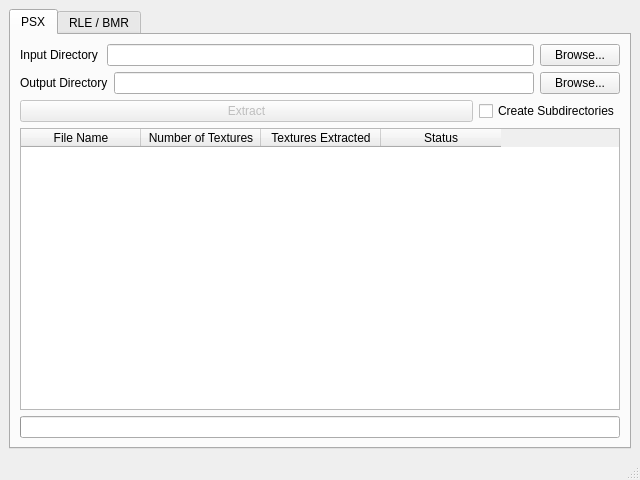
<?xml version="1.0" encoding="UTF-8"?>
<ui version="4.0">
 <class>main_window</class>
 <widget class="QMainWindow" name="main_window">
  <property name="geometry">
   <rect>
    <x>0</x>
    <y>0</y>
    <width>640</width>
    <height>480</height>
   </rect>
  </property>
  <property name="windowTitle">
   <string>Neversoft Image Tool v1.0</string>
  </property>
  <widget class="QWidget" name="main_layout">
   <layout class="QGridLayout" name="grid_layout">
    <item row="0" column="0">
     <widget class="QTabWidget" name="tabs">
      <property name="autoFillBackground">
       <bool>false</bool>
      </property>
      <property name="currentIndex">
       <number>0</number>
      </property>
      <widget class="QWidget" name="psx_panel">
       <attribute name="title">
        <string>PSX</string>
       </attribute>
       <layout class="QGridLayout" name="psx_panel_grid_layout">
        <property name="leftMargin">
         <number>9</number>
        </property>
        <property name="topMargin">
         <number>9</number>
        </property>
        <property name="rightMargin">
         <number>9</number>
        </property>
        <property name="bottomMargin">
         <number>9</number>
        </property>
        <item row="0" column="0">
         <layout class="QVBoxLayout" name="psx_vertical_layout">
          <item>
           <layout class="QHBoxLayout" name="psx_input_row">
            <item>
             <widget class="QLabel" name="psx_input_label">
              <property name="minimumSize">
               <size>
                <width>81</width>
                <height>0</height>
               </size>
              </property>
              <property name="text">
               <string>Input Directory</string>
              </property>
              <property name="buddy">
               <cstring>psx_input_path</cstring>
              </property>
             </widget>
            </item>
            <item>
             <widget class="QLineEdit" name="psx_input_path">
              <property name="enabled">
               <bool>true</bool>
              </property>
              <property name="readOnly">
               <bool>true</bool>
              </property>
             </widget>
            </item>
            <item>
             <widget class="QPushButton" name="psx_input_browse">
              <property name="text">
               <string>Browse...</string>
              </property>
             </widget>
            </item>
           </layout>
          </item>
          <item>
           <layout class="QHBoxLayout" name="psx_output_row">
            <item>
             <widget class="QLabel" name="psx_output_label">
              <property name="minimumSize">
               <size>
                <width>81</width>
                <height>0</height>
               </size>
              </property>
              <property name="text">
               <string>Output Directory</string>
              </property>
              <property name="buddy">
               <cstring>psx_output_path</cstring>
              </property>
             </widget>
            </item>
            <item>
             <widget class="QLineEdit" name="psx_output_path">
              <property name="readOnly">
               <bool>true</bool>
              </property>
             </widget>
            </item>
            <item>
             <widget class="QPushButton" name="psx_output_browse">
              <property name="text">
               <string>Browse...</string>
              </property>
             </widget>
            </item>
           </layout>
          </item>
          <item>
           <layout class="QHBoxLayout" name="psx_extract_row">
            <item>
             <widget class="QPushButton" name="psx_extract_button">
              <property name="enabled">
               <bool>false</bool>
              </property>
              <property name="text">
               <string>Extract</string>
              </property>
              <property name="checkable">
               <bool>false</bool>
              </property>
             </widget>
            </item>
            <item>
             <widget class="QCheckBox" name="psx_toggle_sub_dirs">
              <property name="sizePolicy">
               <sizepolicy hsizetype="Maximum" vsizetype="Fixed">
                <horstretch>0</horstretch>
                <verstretch>0</verstretch>
               </sizepolicy>
              </property>
              <property name="toolTip">
               <string>When selected, a subdirectory will be created for each PSX file.</string>
              </property>
              <property name="toolTipDuration">
               <number>-1</number>
              </property>
              <property name="text">
               <string>Create Subdirectories</string>
              </property>
             </widget>
            </item>
           </layout>
          </item>
          <item>
           <widget class="QTableWidget" name="psx_file_table">
            <property name="alternatingRowColors">
             <bool>true</bool>
            </property>
            <property name="sortingEnabled">
             <bool>true</bool>
            </property>
            <property name="columnCount">
             <number>4</number>
            </property>
            <attribute name="horizontalHeaderVisible">
             <bool>true</bool>
            </attribute>
            <attribute name="horizontalHeaderCascadingSectionResizes">
             <bool>false</bool>
            </attribute>
            <attribute name="horizontalHeaderDefaultSectionSize">
             <number>120</number>
            </attribute>
            <column>
             <property name="text">
              <string>File Name</string>
             </property>
            </column>
            <column>
             <property name="text">
              <string>Number of Textures</string>
             </property>
            </column>
            <column>
             <property name="text">
              <string>Textures Extracted</string>
             </property>
            </column>
            <column>
             <property name="text">
              <string>Status</string>
             </property>
            </column>
           </widget>
          </item>
          <item>
           <widget class="QProgressBar" name="psx_progress_bar">
            <property name="value">
             <number>0</number>
            </property>
            <property name="textVisible">
             <bool>false</bool>
            </property>
           </widget>
          </item>
         </layout>
        </item>
       </layout>
      </widget>
      <widget class="QWidget" name="rle_panel">
       <attribute name="title">
        <string>RLE / BMR</string>
       </attribute>
       <layout class="QGridLayout" name="rle_panel_grid_layout">
        <property name="leftMargin">
         <number>9</number>
        </property>
        <property name="topMargin">
         <number>9</number>
        </property>
        <property name="rightMargin">
         <number>9</number>
        </property>
        <property name="bottomMargin">
         <number>9</number>
        </property>
        <item row="0" column="0">
         <layout class="QVBoxLayout" name="rle_vertical_layout">
          <item>
           <layout class="QHBoxLayout" name="rle_input_row">
            <item>
             <widget class="QLabel" name="rle_input_label">
              <property name="minimumSize">
               <size>
                <width>81</width>
                <height>0</height>
               </size>
              </property>
              <property name="text">
               <string>Input Directory</string>
              </property>
              <property name="buddy">
               <cstring>rle_input_path</cstring>
              </property>
             </widget>
            </item>
            <item>
             <widget class="QLineEdit" name="rle_input_path">
              <property name="enabled">
               <bool>true</bool>
              </property>
              <property name="readOnly">
               <bool>true</bool>
              </property>
             </widget>
            </item>
            <item>
             <widget class="QPushButton" name="rle_input_browse">
              <property name="text">
               <string>Browse...</string>
              </property>
             </widget>
            </item>
           </layout>
          </item>
          <item>
           <layout class="QHBoxLayout" name="rle_output_row">
            <item>
             <widget class="QLabel" name="rle_output_label">
              <property name="minimumSize">
               <size>
                <width>81</width>
                <height>0</height>
               </size>
              </property>
              <property name="text">
               <string>Output Directory</string>
              </property>
              <property name="buddy">
               <cstring>rle_output_path</cstring>
              </property>
             </widget>
            </item>
            <item>
             <widget class="QLineEdit" name="rle_output_path">
              <property name="readOnly">
               <bool>true</bool>
              </property>
             </widget>
            </item>
            <item>
             <widget class="QPushButton" name="rle_output_browse">
              <property name="text">
               <string>Browse...</string>
              </property>
             </widget>
            </item>
           </layout>
          </item>
          <item>
           <layout class="QHBoxLayout" name="rle_convert_row">
            <item>
             <widget class="QPushButton" name="rle_convert_button">
              <property name="enabled">
               <bool>false</bool>
              </property>
              <property name="text">
               <string>Convert</string>
              </property>
              <property name="checkable">
               <bool>false</bool>
              </property>
             </widget>
            </item>
            <item>
             <widget class="QLabel" name="rle_width_label">
              <property name="sizePolicy">
               <sizepolicy hsizetype="Minimum" vsizetype="Minimum">
                <horstretch>0</horstretch>
                <verstretch>0</verstretch>
               </sizepolicy>
              </property>
              <property name="minimumSize">
               <size>
                <width>51</width>
                <height>0</height>
               </size>
              </property>
              <property name="maximumSize">
               <size>
                <width>30</width>
                <height>16777215</height>
               </size>
              </property>
              <property name="toolTip">
               <string>The width of the images being converted.</string>
              </property>
              <property name="text">
               <string>Width</string>
              </property>
              <property name="alignment">
               <set>Qt::AlignRight|Qt::AlignTrailing|Qt::AlignVCenter</set>
              </property>
             </widget>
            </item>
            <item>
             <widget class="QSpinBox" name="rle_width_selector">
              <property name="maximumSize">
               <size>
                <width>70</width>
                <height>16777215</height>
               </size>
              </property>
              <property name="maximum">
               <number>1024</number>
              </property>
              <property name="value">
               <number>512</number>
              </property>
             </widget>
            </item>
           </layout>
          </item>
          <item>
           <widget class="QTableWidget" name="rle_file_table">
            <property name="autoScroll">
             <bool>true</bool>
            </property>
            <property name="tabKeyNavigation">
             <bool>true</bool>
            </property>
            <property name="showDropIndicator" stdset="0">
             <bool>true</bool>
            </property>
            <property name="alternatingRowColors">
             <bool>true</bool>
            </property>
            <property name="showGrid">
             <bool>true</bool>
            </property>
            <property name="sortingEnabled">
             <bool>true</bool>
            </property>
            <property name="columnCount">
             <number>2</number>
            </property>
            <attribute name="horizontalHeaderVisible">
             <bool>false</bool>
            </attribute>
            <attribute name="horizontalHeaderCascadingSectionResizes">
             <bool>false</bool>
            </attribute>
            <attribute name="horizontalHeaderDefaultSectionSize">
             <number>120</number>
            </attribute>
            <column>
             <property name="text">
              <string>File Name</string>
             </property>
            </column>
            <column>
             <property name="text">
              <string>Status</string>
             </property>
            </column>
           </widget>
          </item>
          <item>
           <widget class="QProgressBar" name="rle_progress_bar">
            <property name="value">
             <number>0</number>
            </property>
            <property name="textVisible">
             <bool>false</bool>
            </property>
           </widget>
          </item>
         </layout>
        </item>
       </layout>
      </widget>
     </widget>
    </item>
   </layout>
  </widget>
  <widget class="QStatusBar" name="status_bar"/>
 </widget>
 <tabstops>
  <tabstop>tabs</tabstop>
  <tabstop>psx_input_path</tabstop>
  <tabstop>psx_input_browse</tabstop>
  <tabstop>psx_output_path</tabstop>
  <tabstop>psx_output_browse</tabstop>
  <tabstop>psx_extract_button</tabstop>
  <tabstop>psx_file_table</tabstop>
  <tabstop>psx_toggle_sub_dirs</tabstop>
  <tabstop>rle_input_path</tabstop>
  <tabstop>rle_input_browse</tabstop>
  <tabstop>rle_output_path</tabstop>
  <tabstop>rle_output_browse</tabstop>
  <tabstop>rle_convert_button</tabstop>
  <tabstop>rle_width_selector</tabstop>
  <tabstop>rle_file_table</tabstop>
 </tabstops>
 <resources/>
 <connections>
  <connection>
   <sender>psx_output_browse</sender>
   <signal>clicked()</signal>
   <receiver>main_window</receiver>
   <slot>psx_output_browse_clicked()</slot>
   <hints>
    <hint type="sourcelabel">
     <x>615</x>
     <y>95</y>
    </hint>
    <hint type="destinationlabel">
     <x>288</x>
     <y>156</y>
    </hint>
   </hints>
  </connection>
  <connection>
   <sender>psx_extract_button</sender>
   <signal>clicked()</signal>
   <receiver>main_window</receiver>
   <slot>psx_extract_clicked()</slot>
   <hints>
    <hint type="sourcelabel">
     <x>191</x>
     <y>126</y>
    </hint>
    <hint type="destinationlabel">
     <x>269</x>
     <y>139</y>
    </hint>
   </hints>
  </connection>
  <connection>
   <sender>psx_input_browse</sender>
   <signal>clicked()</signal>
   <receiver>main_window</receiver>
   <slot>psx_input_browse_clicked()</slot>
   <hints>
    <hint type="sourcelabel">
     <x>615</x>
     <y>64</y>
    </hint>
    <hint type="destinationlabel">
     <x>269</x>
     <y>139</y>
    </hint>
   </hints>
  </connection>
  <connection>
   <sender>psx_toggle_sub_dirs</sender>
   <signal>stateChanged(int)</signal>
   <receiver>main_window</receiver>
   <slot>psx_create_sub_dirs_clicked()</slot>
   <hints>
    <hint type="sourcelabel">
     <x>615</x>
     <y>123</y>
    </hint>
    <hint type="destinationlabel">
     <x>319</x>
     <y>239</y>
    </hint>
   </hints>
  </connection>
  <connection>
   <sender>rle_input_browse</sender>
   <signal>clicked()</signal>
   <receiver>main_window</receiver>
   <slot>rle_input_browse_clicked()</slot>
   <hints>
    <hint type="sourcelabel">
     <x>578</x>
     <y>53</y>
    </hint>
    <hint type="destinationlabel">
     <x>319</x>
     <y>239</y>
    </hint>
   </hints>
  </connection>
  <connection>
   <sender>rle_output_browse</sender>
   <signal>clicked()</signal>
   <receiver>main_window</receiver>
   <slot>rle_output_browse_clicked()</slot>
   <hints>
    <hint type="sourcelabel">
     <x>578</x>
     <y>84</y>
    </hint>
    <hint type="destinationlabel">
     <x>319</x>
     <y>239</y>
    </hint>
   </hints>
  </connection>
  <connection>
   <sender>rle_convert_button</sender>
   <signal>clicked()</signal>
   <receiver>main_window</receiver>
   <slot>rle_convert_clicked()</slot>
   <hints>
    <hint type="sourcelabel">
     <x>252</x>
     <y>115</y>
    </hint>
    <hint type="destinationlabel">
     <x>319</x>
     <y>239</y>
    </hint>
   </hints>
  </connection>
  <connection>
   <sender>tabs</sender>
   <signal>currentChanged(int)</signal>
   <receiver>main_window</receiver>
   <slot>tab_changed()</slot>
   <hints>
    <hint type="sourcelabel">
     <x>319</x>
     <y>229</y>
    </hint>
    <hint type="destinationlabel">
     <x>319</x>
     <y>239</y>
    </hint>
   </hints>
  </connection>
 </connections>
 <slots>
  <slot>psx_input_browse_clicked()</slot>
  <slot>psx_extract_clicked()</slot>
  <slot>psx_output_browse_clicked()</slot>
  <slot>psx_create_sub_dirs_clicked()</slot>
  <slot>update_psx_file_table(int,int,QTableWidgetItem)</slot>
  <slot>rle_input_browse_clicked()</slot>
  <slot>rle_output_browse_clicked()</slot>
  <slot>update_rle_file_table(int,int,QTableWidgetItem)</slot>
  <slot>rle_convert_clicked()</slot>
  <slot>tab_changed()</slot>
 </slots>
</ui>
